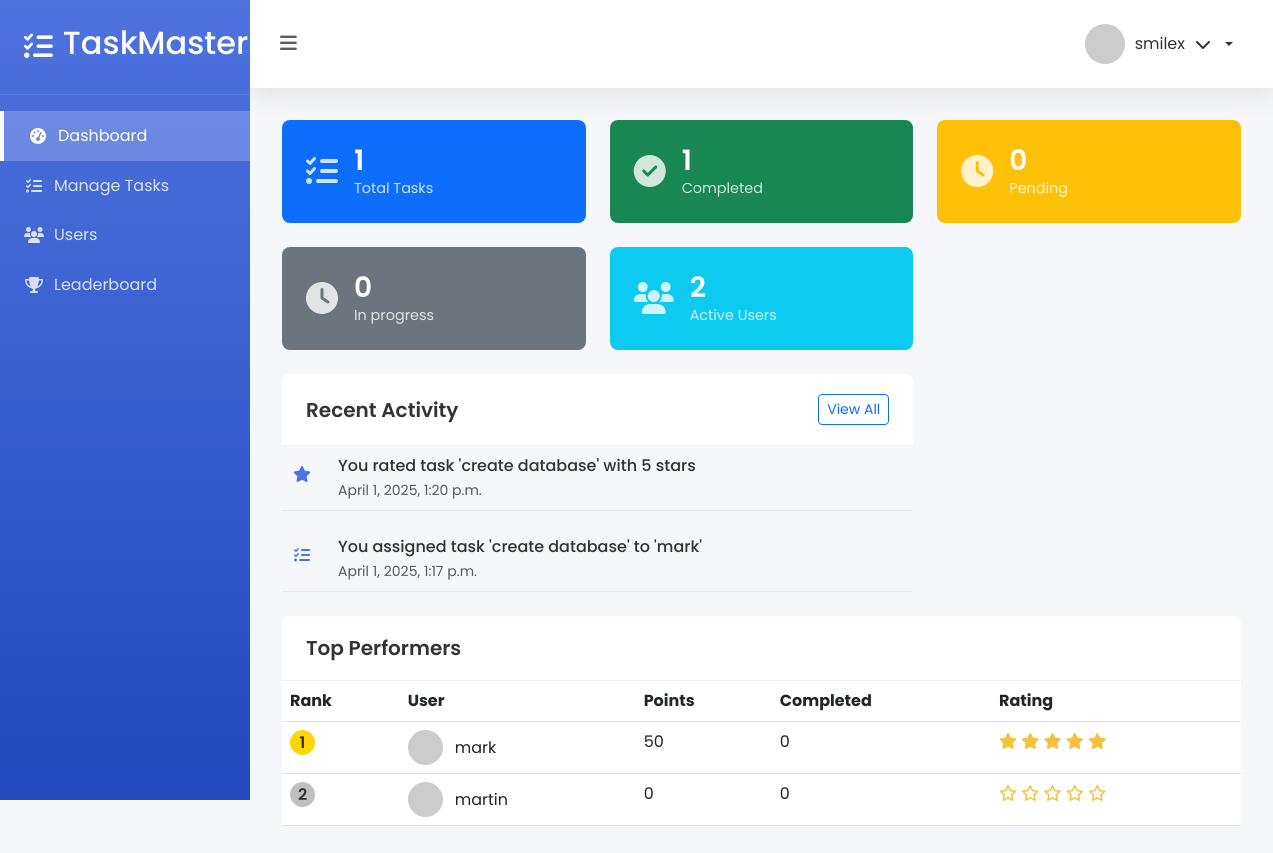
/admin-dashboard/ (signed in), run on the app's committed database.
### myapp/models.py (models this page shows, shortened)
class CustomUser(AbstractUser):
    is_admin = models.BooleanField(default=False)
    points = models.IntegerField(default=0)
    rewards = models.IntegerField(default=0)

class Task(models.Model):
    STATUS_CHOICES = [
        ('pending', 'Pending'),
        ('in_progress', 'In Progress'),
        ('completed', 'Completed'),
        ('verified', 'Verified'),
    ]
    title = models.CharField(max_length=200)
    description = models.TextField()
    created_by = models.ForeignKey(CustomUser, on_delete=models.CASCADE, related_name='created_tasks')
    assigned_to = models.ForeignKey(CustomUser, on_delete=models.CASCADE, related_name='assigned_tasks')
    created_at = models.DateTimeField(auto_now_add=True)
    updated_at = models.DateTimeField(auto_now=True)
    due_date = models.DateTimeField()
    status = models.CharField(max_length=20, choices=STATUS_CHOICES, default='pending')
    rating = models.IntegerField(
        null=True,
        blank=True,
        validators=[MinValueValidator(1), MaxValueValidator(5)]
    )
    admin_notes = models.TextField(null=True, blank=True)
    tracker = FieldTracker()  # For tracking field changes

### myapp/views.py (the view)
# urls.py: path('admin-dashboard/', admin_dashboard, name='admin_dashboard'),
@login_required
def admin_dashboard(request):
    if not request.user.is_admin:
        return redirect('user_dashboard')
    total_tasks = Task.objects.count()
    pending_tasks = Task.objects.filter(status='pending').count()
    in_progress = Task.objects.filter(status='in_progress').count()
    active_users = CustomUser.objects.filter(is_admin=False).count()
    completed_tasks = Task.objects.filter(status='completed').count()
    top_performers = CustomUser.objects.filter(is_admin=False).annotate(
        verified_count=Count('assigned_tasks', filter=Q(assigned_tasks__status='verified')),
        average_rating=Avg('assigned_tasks__rating', filter=Q(assigned_tasks__rating__isnull=False))
    ).order_by('-points')[:5]
    recent_activities = []
    recent_completed = Task.objects.filter(status='verified').order_by('-updated_at')[:3]
    for task in recent_completed:
        recent_activities.append({
            'message': f"User '{task.assigned_to.username}' completed task '{task.title}'",
            'timestamp': f"{timesince(task.updated_at)} ago",
            'icon': 'fas fa-check-circle'
        })
    recent_assigned = Task.objects.order_by('-created_at')[:2]
    for task in recent_assigned:
        recent_activities.append({
            'message': f"You assigned task '{task.title}' to '{task.assigned_to.username}'",
            'timestamp': task.created_at,
            'icon': 'fas fa-tasks'
        })
    recent_rated = Task.objects.filter(rating__isnull=False).order_by('-updated_at')[:2]
    for task in recent_rated:
        recent_activities.append({
            'message': f"You rated task '{task.title}' with {task.rating} stars",
            'timestamp': task.updated_at,
            'icon': 'fas fa-star'
        })
    recent_activities.sort(key=lambda x: x['timestamp'], reverse=True)
    recent_activities = recent_activities[:5]
    context = {
        'total_tasks': total_tasks,
        'pending_tasks': pending_tasks,
        'in_progress':in_progress,
        'active_users': active_users,
        'completed_tasks': completed_tasks,
        'top_performers': top_performers,
        'recent_activities': recent_activities,
    }
    return render(request, 'myapp/admin_dashboard.html', context)

### myapp/templates/myapp/admin_dashboard.html (shortened to what this page needs)
{% extends "myapp/base_admin.html" %}
{% block content %}
<div class="dashboard-grid">
    <div class="stat-card bg-primary">
        <div class="stat-icon">
            <i class="fas fa-tasks"></i>
        </div>
        <div class="stat-info">
            <h3>{{ total_tasks}}</h3>
            <p>Total Tasks</p>
        </div>
    </div>
    <div class="stat-card bg-success">
        <div class="stat-icon">
            <i class="fas fa-check-circle"></i>
        </div>
        <div class="stat-info">
            <h3>{{ completed_tasks}}</h3>
            <p>Completed</p>
        </div>
    </div>
    <div class="stat-card bg-warning">
        <div class="stat-icon">
            <i class="fas fa-clock"></i>
        </div>
        <div class="stat-info">
            <h3>{{ pending_tasks}}</h3>
            <p>Pending</p>
        </div>
    </div>
    <div class="stat-card bg-secondary">
        <div class="stat-icon">
            <i class="fas fa-clock"></i>
        </div>
        <div class="stat-info">
            <h3>{{ in_progress}}</h3>
            <p>In progress</p>
        </div>
    </div>
    <div class="stat-card bg-info">
        <div class="stat-icon">
            <i class="fas fa-users"></i>
        </div>
        <div class="stat-info">
            <h3>{{ active_users }}</h3>
            <p>Active Users</p>
        </div>
    </div>
<div class="activity-card">
    <div class="card-header d-flex justify-content-between align-items-center">
        <h5>Recent Activity</h5>
        <a href="{%url 'managetasks'%}" class="btn btn-sm btn-outline-primary">View All</a>
    </div>
    <div class="card-body">
        <div class="activity-list">
            {% for activity in recent_activities %}
            <div class="activity-item">
                <div class="activity-icon">
                    <i class="{{ activity.icon }}"></i>
                </div>
                <div class="activity-content">
                    <p>{{ activity.message }}</p>
                    <small class="text-muted">{{ activity.timestamp }}</small>
                </div>
            </div>
            {% empty %}
            <div class="text-center text-muted py-3">
                No recent activities
            </div>
            {% endfor %}
        </div>
    </div>
</div>
    <div class="performers-card">
        <div class="card-header">
            <h5>Top Performers</h5>
        </div>
        <div class="card-body">
            <div class="table-responsive">
                <table class="table table-hover">
                    <thead>
                        <tr>
                            <th>Rank</th>
                            <th>User</th>
                            <th>Points</th>
                            <th>Completed</th>
                            <th>Rating</th>
                        </tr>
                    </thead>
                    <tbody>
                        {% for user in top_performers %}
                        <tr>
                            <td>
                                <span class="rank-badge rank-{{ forloop.counter }}">
                                    {{ forloop.counter }}
                                </span>
                            </td>
                            <td>
                                <div class="user-info">
                                    <img src="https://ui-avatars.com/api/?name={{ user.username }}&background=random" alt="{{ user.username }}">
                                    <span>{{ user.username }}</span>
                                </div>
                            </td>
                            <td>{{ user.points }}</td>
                            <td>{{ user.verified_count }}</td>
                            <td>
                                <div class="rating">
                                    {% with ''|center:5 as range %}
                                    {% for _ in range %}
                                        {% if forloop.counter <= user.average_rating|default:0 %}
                                        <i class="fas fa-star"></i>
                                        {% else %}
                                        <i class="far fa-star"></i>
                                        {% endif %}
                                    {% endfor %}
                                    {% endwith %}
                                </div>
                            </td>
                        </tr>
                        {% endfor %}
                    </tbody>
                </table>
            </div>
        </div>
    </div>
</div>
{% endblock %}

### myapp/templates/myapp/base_admin.html (shortened to what this page needs)
{% load static %}
<!DOCTYPE html>
<html lang="en">
<head>
    <link href="https://cdn.jsdelivr.net/npm/bootstrap@5.3.0/dist/css/bootstrap.min.css" rel="stylesheet">
    <link rel="stylesheet" href="https://cdnjs.cloudflare.com/ajax/libs/font-awesome/6.4.0/css/all.min.css">
    <link rel="stylesheet" href="{% static 'css/admin.css' %}">
</head>
<body class="admin-body">
    <div class="admin-container">
        <div class="admin-sidebar">
            <div class="sidebar-header">
                <div class="logo-container">
                    <i class="fas fa-tasks logo-icon"></i>
                    <h2>TaskMaster</h2>
                </div>
            </div>
            <nav class="sidebar-nav">
                <a href="{% url 'admin_dashboard' %}" class="nav-item active">
                    <i class="fas fa-tachometer-alt"></i>
                    <span>Dashboard</span>
                </a>
                <a href="{% url 'managetasks' %}" class="nav-item">
                    <i class="fas fa-tasks"></i>
                    <span>Manage Tasks</span>
                </a>
                <a href="{% url 'users' %}" class="nav-item">
                    <i class="fas fa-users"></i>
                    <span>Users</span>
                </a>
                <a href="{% url 'leaderboard' %}" class="nav-item">
                    <i class="fas fa-trophy"></i>
                    <span>Leaderboard</span>
                </a>
            </nav>
        </div>
        <div class="admin-main">
            <header class="admin-header">
                <div class="header-left">
                    <button class="sidebar-toggle">
                        <i class="fas fa-bars"></i>
                    </button>
                </div>
                <div class="header-right">
                    <div class="user-profile dropdown">
                        <div class="dropdown-toggle" data-bs-toggle="dropdown" aria-expanded="false">
                            <img src="https://ui-avatars.com/api/?name={{ request.user.username }}&background=random" alt="User">
                            <span>{{ request.user.username }}</span>
                            <i class="fas fa-chevron-down"></i>
                        </div>
                    </div>
                </div>
            </header>
            <main class="admin-content">
                {% block content %}{% endblock %}
            </main>
        </div>
    </div>
</body>
</html>

### static/css/admin.css (style rules this page uses)
:root { --primary: #4e73df; --secondary: #858796; --success: #1cc88a; --info: #36b9cc; --warning: #f6c23e; --danger: #e74a3b; --light: #f8f9fc; --dark: #5a5c69; --sidebar-width: 250px; }
body.admin-body { font-family: 'Poppins', sans-serif; background-color: #f5f7fb; color: #333; overflow-x: hidden; }
.admin-container { display: flex; min-height: 100vh; }
.admin-sidebar { width: var(--sidebar-width); background: linear-gradient(180deg, var(--primary) 0%, #224abe 100%); color: white; transition: all 0.3s; position: fixed; height: 100vh; z-index: 1000; }
.sidebar-header { padding: 1.5rem; border-bottom: 1px solid rgba(255, 255, 255, 0.1); }
.logo-container { display: flex; align-items: center; gap: 10px; }
.logo-icon { font-size: 1.8rem; }
.sidebar-nav { padding: 1rem 0; }
.nav-item { display: flex; align-items: center; padding: 0.8rem 1.5rem; color: rgba(255, 255, 255, 0.8); text-decoration: none; transition: all 0.3s; gap: 10px; }
.nav-item.active { background: rgba(255, 255, 255, 0.2); color: white; border-left: 4px solid white; }
.nav-item i { width: 20px; text-align: center; }
.admin-main { flex: 1; margin-left: var(--sidebar-width); transition: all 0.3s; }
.admin-header { background: white; padding: 1rem 1.5rem; display: flex; justify-content: space-between; align-items: center; box-shadow: 0 0.15rem 1.75rem 0 rgba(58, 59, 69, 0.15); position: sticky; top: 0; z-index: 100; }
.header-left, .header-right { display: flex; align-items: center; gap: 20px; }
.sidebar-toggle { background: none; border: none; color: var(--dark); font-size: 1.2rem; cursor: pointer; }
.user-profile { display: flex; align-items: center; gap: 10px; cursor: pointer; }
.user-profile img { width: 40px; height: 40px; border-radius: 50%; object-fit: cover; }
.admin-content { padding: 2rem; }
.card-header { background-color: white; border-bottom: 1px solid rgba(0, 0, 0, 0.05); padding: 1.25rem 1.5rem; border-radius: 0.5rem 0.5rem 0 0 !important; }
.card-header h5 { font-weight: 600; margin: 0; }
.dashboard-grid { display: grid; grid-template-columns: repeat(auto-fill, minmax(250px, 1fr)); gap: 1.5rem; margin-bottom: 2rem; }
.stat-card { color: white; padding: 1.5rem; border-radius: 0.5rem; display: flex; align-items: center; gap: 1rem; transition: transform 0.3s; }
.stat-icon { font-size: 2rem; opacity: 0.8; }
.stat-info h3 { font-size: 1.75rem; margin: 0; font-weight: 600; }
.stat-info p { margin: 0; opacity: 0.8; font-size: 0.9rem; }
.bg-primary { background: var(--primary); }
.bg-success { background: var(--success); }
.bg-warning { background: var(--warning); }
.bg-info { background: var(--info); }
.activity-card { grid-column: span 2; }
.activity-list { display: flex; flex-direction: column; gap: 1rem; }
.activity-item { display: flex; gap: 1rem; padding: 0.5rem 0; border-bottom: 1px solid rgba(0, 0, 0, 0.05); }
.activity-icon { width: 40px; height: 40px; background: rgba(var(--primary-rgb), 0.1); color: var(--primary); border-radius: 50%; display: flex; align-items: center; justify-content: center; }
.activity-content p { margin: 0; font-weight: 500; }
.performers-card { grid-column: span 3; }
.user-info { display: flex; align-items: center; gap: 0.75rem; }
.user-info img { width: 35px; height: 35px; border-radius: 50%; }
.rank-badge { display: inline-block; width: 25px; height: 25px; border-radius: 50%; background: #eee; color: var(--dark); text-align: center; line-height: 25px; font-weight: 600; }
.rank-1 { background: gold; color: #333; }
.rank-2 { background: silver; color: #333; }
.rating { color: var(--warning); }
.user-profile { position: relative; }
.user-profile .dropdown-toggle { display: flex; align-items: center; gap: 10px; cursor: pointer; padding: 0.5rem 1rem; border-radius: 50px; transition: all 0.3s; }

### data on the page
CustomUser: user.username "smilex"
Task: timestamp "April 1, 2025, 1:20 p.m." "April 1, 2025, 1:17 p.m."
CustomUser: username "mark", points "50", verified_count "0"
CustomUser: username "martin", points "0", verified_count "0"

### other printed values
{{ total_tasks }} "1"
{{ completed_tasks }} "1"
{{ pending_tasks }} "0"
{{ in_progress }} "0"
{{ active_users }} "2"
{{ activity.message }} "You rated task 'create database' with 5 stars" "You assigned task 'create database' to 'mark'"
